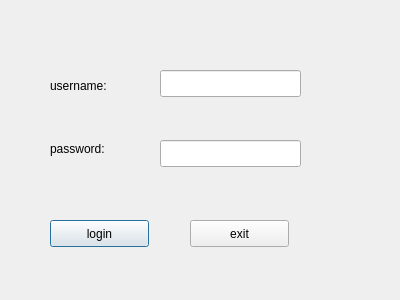
<?xml version="1.0" encoding="UTF-8"?>
<ui version="4.0">
 <class>Dialog1</class>
 <widget class="QDialog" name="Dialog1">
  <property name="geometry">
   <rect>
    <x>0</x>
    <y>0</y>
    <width>400</width>
    <height>300</height>
   </rect>
  </property>
  <property name="windowTitle">
   <string>Dialog</string>
  </property>
  <widget class="QLabel" name="label">
   <property name="geometry">
    <rect>
     <x>50</x>
     <y>70</y>
     <width>81</width>
     <height>31</height>
    </rect>
   </property>
   <property name="text">
    <string>username:</string>
   </property>
  </widget>
  <widget class="QLabel" name="label_2">
   <property name="geometry">
    <rect>
     <x>50</x>
     <y>140</y>
     <width>71</width>
     <height>17</height>
    </rect>
   </property>
   <property name="text">
    <string>password:</string>
   </property>
  </widget>
  <widget class="QLineEdit" name="lineEdit">
   <property name="geometry">
    <rect>
     <x>160</x>
     <y>70</y>
     <width>141</width>
     <height>27</height>
    </rect>
   </property>
  </widget>
  <widget class="QLineEdit" name="lineEdit_2">
   <property name="geometry">
    <rect>
     <x>160</x>
     <y>140</y>
     <width>141</width>
     <height>27</height>
    </rect>
   </property>
   <property name="echoMode">
    <enum>QLineEdit::Password</enum>
   </property>
  </widget>
  <widget class="QPushButton" name="pushButton">
   <property name="geometry">
    <rect>
     <x>50</x>
     <y>220</y>
     <width>99</width>
     <height>27</height>
    </rect>
   </property>
   <property name="text">
    <string>login</string>
   </property>
  </widget>
  <widget class="QPushButton" name="pushButton_2">
   <property name="geometry">
    <rect>
     <x>190</x>
     <y>220</y>
     <width>99</width>
     <height>27</height>
    </rect>
   </property>
   <property name="text">
    <string>exit</string>
   </property>
  </widget>
 </widget>
 <resources/>
 <connections>
  <connection>
   <sender>pushButton_2</sender>
   <signal>clicked()</signal>
   <receiver>Dialog1</receiver>
   <slot>close()</slot>
   <hints>
    <hint type="sourcelabel">
     <x>239</x>
     <y>233</y>
    </hint>
    <hint type="destinationlabel">
     <x>199</x>
     <y>149</y>
    </hint>
   </hints>
  </connection>
 </connections>
</ui>
